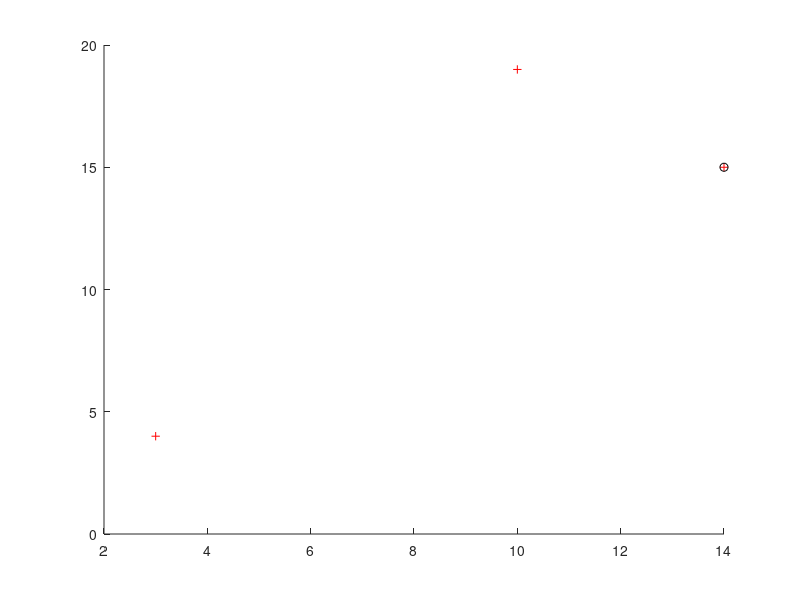

Source code (MATLAB):
clc; clf; clear all;
% values a and b in [x,y,theta]
a=[10 19 -pi/4];
b=[3 4 pi/4];

x1=a(1); y1=a(2); theta1=a(3);
x2=b(1); y2=b(2); theta2=b(3);

A=[x2-x1 y2-y1]';
B=[cos(theta1) -cos(theta2); sin(theta1) -sin(theta2)];

% calculating parameters for projection
s=inv(B)*A, % matrix method
z=(-(x2-x1)*sin(theta2)+(y2-y1)*cos(theta2))/sin(theta1-theta2) % by hand method

%% a,b
%% x1+s(1)*sin(theta1), y1+s(1)*cos(theta1)
hold on
plot(a(1),a(2),'r+')
plot(b(1),b(2),'r+')
plot(x1+s(1)*cos(theta1), y1+s(1)*sin(theta1),'r+')
plot(x1+z*cos(theta1), y1+z*sin(theta1),'ko') % same projection with by hand result
